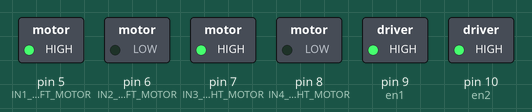
A sketch run on a simulated Arduino Uno, built with avr-gcc and run on an emulated ATmega328P. On the bench: switched loads named in the sketch (green lamp = pin HIGH).

Above: at 0.1 s.
Timing chart, 0 to 1.6 s (numbered marks = the images above):
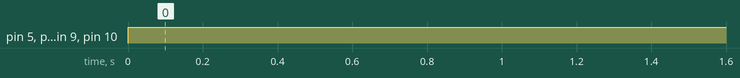

The sketch:

testlfr.ino
```cpp
int en1=9;
int en2=10;
void fwd();

void setup() {
    pinMode(en1,OUTPUT);// ENABLE 1 OF LEFT MOTOR (PWM)
  pinMode(5,OUTPUT);// IN1 OF LEFT MOTOR
  pinMode(6,OUTPUT);// IN2 OF LEFT MOTOR
  pinMode(7,OUTPUT);// IN3 OF RIGHT MOTOR
  pinMode(8,OUTPUT);// IN4 OF RIGHT MOTOR
  pinMode(en2,OUTPUT);// ENABLE 2 OF RIGHT MOTOR (PWM)

  // put your setup code here, to run once:

}

void loop() {
  // put your main code here, to run repeatedly:
fwd();
}
void fwd()
{
  digitalWrite(en1,HIGH);// LEFT MOTOR
  digitalWrite(5,HIGH);// LEFT MOTOR
  digitalWrite(6,LOW);// LEFT MOTOR

  digitalWrite(en2,HIGH);// RIGHT MOTOR
  digitalWrite(7,HIGH);// RIGHT MOTOR
  digitalWrite(8,LOW);// RIGHT MOTOR


}
```

Measured:
- by itself, pin 5 (IN1_OF_LEFT_MOTOR), pin 7 (IN3_OF_RIGHT_MOTOR), pin 9 (en1), pin 10 (en2): LOW → HIGH at 0.00 s
